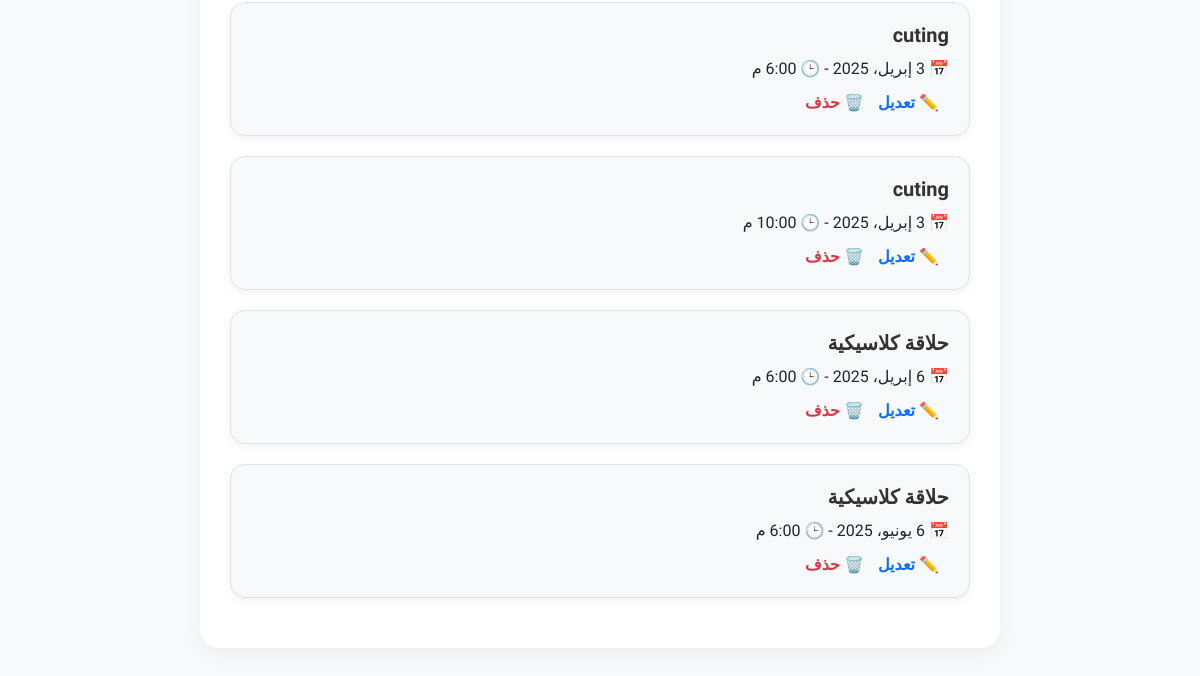
The page /dashboard/ (signed in, lower part) on the database as committed earlier.
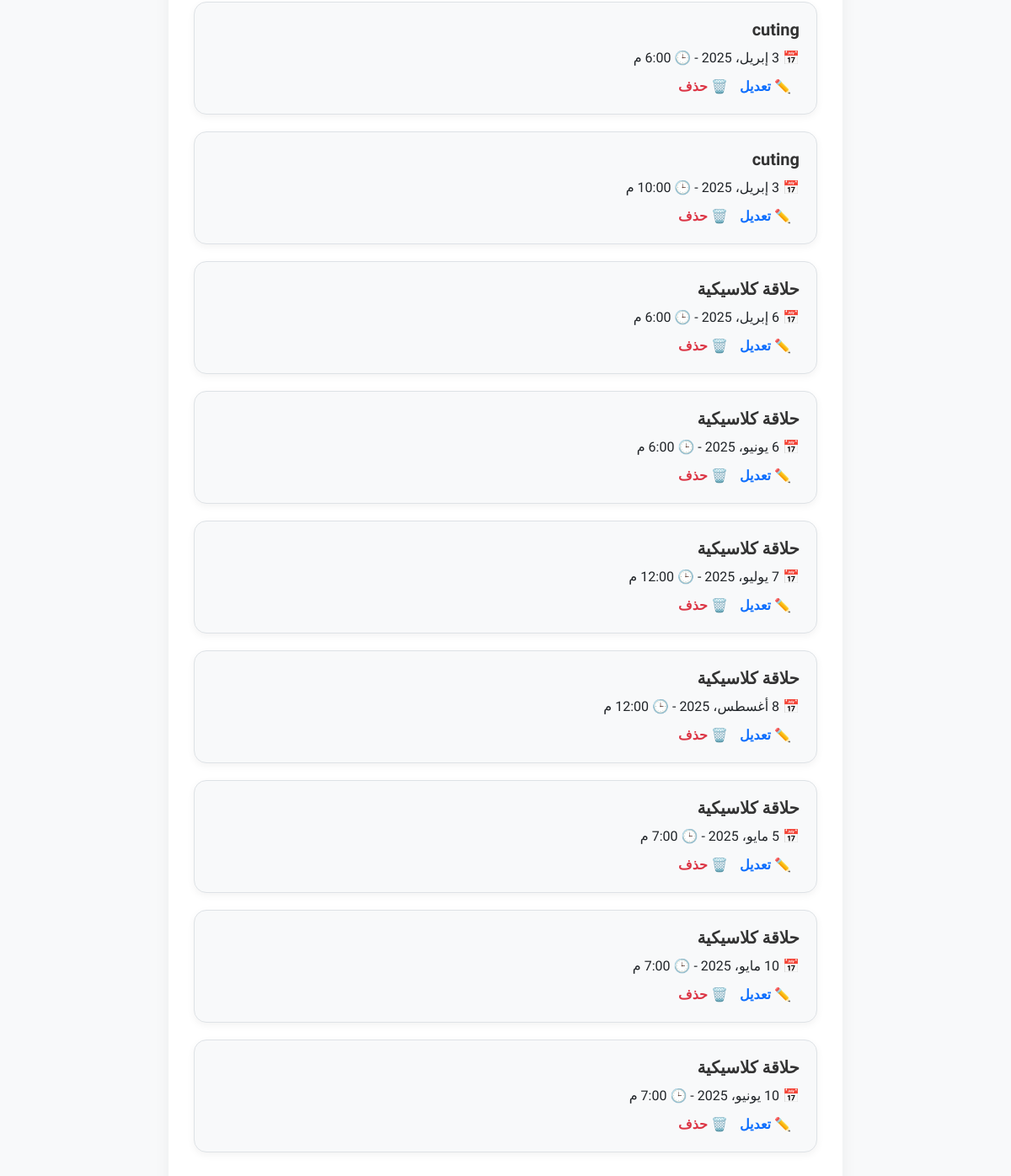
The same page on the database as committed later.
### booking/models.py (models this page shows, shortened)
class Booking(models.Model):
    SERVICE_CHOICES = [
        ('حلاقة كلاسيكية', 'حلاقة كلاسيكية'),
        ('تنظيف بشرة', 'تنظيف بشرة'),
        ('صبغة شعر', 'صبغة شعر'),
    ]
    user = models.ForeignKey(User, on_delete=models.CASCADE)
    date = models.DateField()
    time = models.TimeField()
    service = models.CharField(max_length=100, choices=SERVICE_CHOICES)

### booking/views.py (the view)
# urls.py: path('dashboard/', views.dashboard, name='dashboard'),
@login_required
def dashboard(request):
    bookings = Booking.objects.filter(user=request.user)
    return render(request, 'booking/dashboard.html', {'bookings': bookings})

### booking/templates/booking/dashboard.html (shortened to what this page needs)
{% extends 'booking/base.html' %} {% block content %}
<div class="dashboard-container">
  {% if bookings %} {% for booking in bookings %}
  <div class="booking-card">
    <h5>{{ booking.service }}</h5>
    <p>📅 {{ booking.date }} - 🕒 {{ booking.time }}</p>
    <div class="dashboard-actions">
      <a href="{% url 'edit_booking' booking.id %}" class="btn-edit"
        >✏️ تعديل</a
      >
      <a href="{% url 'delete_booking' booking.id %}" class="btn-delete"
        >🗑️ حذف</a
      >
    </div>
  </div>
  {% endfor %} {% else %}
  <p class="text-center text-muted">لا يوجد حجوزات حالياً.</p>
  {% endif %}
</div>
{% endblock %}

Rows that differ between the two databases and show on the page:
added Booking: service "حلاقة كلاسيكية", time "12:00 م"
added Booking: service "حلاقة كلاسيكية", time "12:00 م"
added Booking: service "حلاقة كلاسيكية", date "5 مايو، 2025", time "7:00 م"
added Booking: service "حلاقة كلاسيكية", date "10 مايو، 2025", time "7:00 م"
added Booking: service "حلاقة كلاسيكية", date "10 يونيو، 2025", time "7:00 م"
